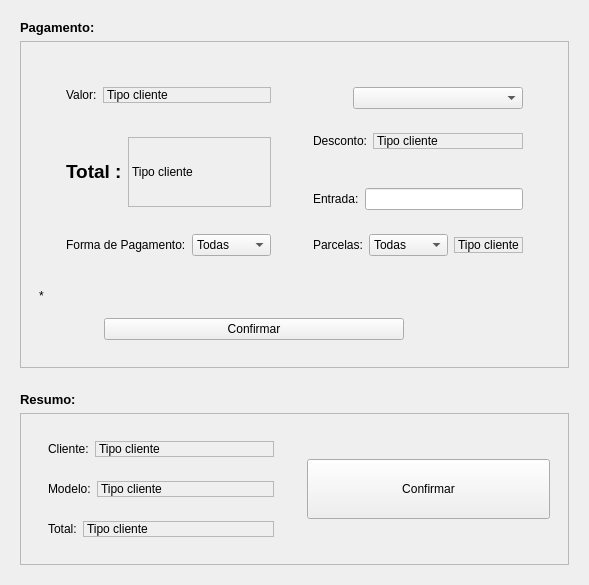
       <widget class="QWidget" name="menuDir" native="true">
        <layout class="QVBoxLayout" name="verticalLayout_3">
         <item>
          <widget class="QWidget" name="pagamento" native="true">
           <layout class="QVBoxLayout" name="verticalLayout_7">
            <item>
             <widget class="QLabel" name="label_3">
              <property name="font">
               <font>
                <pointsize>10</pointsize>
                <bold>true</bold>
               </font>
              </property>
              <property name="text">
               <string>Pagamento:</string>
              </property>
             </widget>
            </item>
            <item>
             <widget class="QFrame" name="frame_3">
              <property name="sizePolicy">
               <sizepolicy hsizetype="Preferred" vsizetype="Preferred">
                <horstretch>0</horstretch>
                <verstretch>0</verstretch>
               </sizepolicy>
              </property>
              <property name="frameShape">
               <enum>QFrame::StyledPanel</enum>
              </property>
              <property name="frameShadow">
               <enum>QFrame::Raised</enum>
              </property>
              <layout class="QHBoxLayout" name="horizontalLayout_12">
               <item>
                <widget class="QWidget" name="widget_10" native="true">
                 <layout class="QVBoxLayout" name="verticalLayout_10">
                  <item>
                   <widget class="QWidget" name="widget_12" native="true">
                    <property name="sizePolicy">
                     <sizepolicy hsizetype="Preferred" vsizetype="Minimum">
                      <horstretch>0</horstretch>
                      <verstretch>0</verstretch>
                     </sizepolicy>
                    </property>
                    <layout class="QHBoxLayout" name="horizontalLayout_14">
                     <item>
                      <widget class="QWidget" name="widget_13" native="true">
                       <property name="sizePolicy">
                        <sizepolicy hsizetype="Preferred" vsizetype="Expanding">
                         <horstretch>0</horstretch>
                         <verstretch>0</verstretch>
                        </sizepolicy>
                       </property>
                       <layout class="QVBoxLayout" name="verticalLayout_11">
                        <item alignment="Qt::AlignTop">
                         <widget class="QWidget" name="widget_15" native="true">
                          <layout class="QHBoxLayout" name="horizontalLayout_15">
                           <item>
                            <widget class="QLabel" name="label_10">
                             <property name="sizePolicy">
                              <sizepolicy hsizetype="Fixed" vsizetype="Fixed">
                               <horstretch>0</horstretch>
                               <verstretch>0</verstretch>
                              </sizepolicy>
                             </property>
                             <property name="text">
                              <string>Valor:</string>
                             </property>
                            </widget>
                           </item>
                           <item>
                            <widget class="QLabel" name="txtValor">
                             <property name="sizePolicy">
                              <sizepolicy hsizetype="Minimum" vsizetype="Fixed">
                               <horstretch>0</horstretch>
                               <verstretch>0</verstretch>
                              </sizepolicy>
                             </property>
                             <property name="frameShape">
                              <enum>QFrame::StyledPanel</enum>
                             </property>
                             <property name="frameShadow">
                              <enum>QFrame::Sunken</enum>
                             </property>
                             <property name="text">
                              <string>Tipo cliente</string>
                             </property>
                            </widget>
                           </item>
                          </layout>
                         </widget>
                        </item>
                        <item alignment="Qt::AlignTop">
                         <widget class="QWidget" name="widget_16" native="true">
                          <layout class="QHBoxLayout" name="horizontalLayout_17">
                           <item>
                            <widget class="QLabel" name="label_19">
                             <property name="sizePolicy">
                              <sizepolicy hsizetype="Fixed" vsizetype="Fixed">
                               <horstretch>0</horstretch>
                               <verstretch>0</verstretch>
                              </sizepolicy>
                             </property>
                             <property name="font">
                              <font>
                               <pointsize>14</pointsize>
                               <bold>true</bold>
                              </font>
                             </property>
                             <property name="text">
                              <string>Total :</string>
                             </property>
                            </widget>
                           </item>
                           <item>
                            <widget class="QLabel" name="txtTotalPag">
                             <property name="sizePolicy">
                              <sizepolicy hsizetype="Minimum" vsizetype="Minimum">
                               <horstretch>0</horstretch>
                               <verstretch>0</verstretch>
                              </sizepolicy>
                             </property>
                             <property name="minimumSize">
                              <size>
                               <width>0</width>
                               <height>70</height>
                              </size>
                             </property>
                             <property name="frameShape">
                              <enum>QFrame::StyledPanel</enum>
                             </property>
                             <property name="frameShadow">
                              <enum>QFrame::Sunken</enum>
                             </property>
                             <property name="text">
                              <string>Tipo cliente</string>
                             </property>
                            </widget>
                           </item>
                          </layout>
                         </widget>
                        </item>
                        <item alignment="Qt::AlignBottom">
                         <widget class="QWidget" name="widget_17" native="true">
                          <layout class="QHBoxLayout" name="horizontalLayout_16">
                           <item>
                            <widget class="QLabel" name="label_11">
                             <property name="sizePolicy">
                              <sizepolicy hsizetype="Fixed" vsizetype="Fixed">
                               <horstretch>0</horstretch>
                               <verstretch>0</verstretch>
                              </sizepolicy>
                             </property>
                             <property name="text">
                              <string>Forma de Pagamento:</string>
                             </property>
                            </widget>
                           </item>
                           <item>
                            <widget class="QComboBox" name="inpPag">
                             <property name="sizePolicy">
                              <sizepolicy hsizetype="Minimum" vsizetype="Fixed">
                               <horstretch>0</horstretch>
                               <verstretch>0</verstretch>
                              </sizepolicy>
                             </property>
                             <item>
                              <property name="text">
                               <string>Todas</string>
                              </property>
                             </item>
                             <item>
                              <property name="text">
                               <string>Londrina</string>
                              </property>
                             </item>
                             <item>
                              <property name="text">
                               <string>Maringá</string>
                              </property>
                             </item>
                             <item>
                              <property name="text">
                               <string>Curitiba</string>
                              </property>
                             </item>
                            </widget>
                           </item>
                          </layout>
                         </widget>
                        </item>
                       </layout>
                      </widget>
                     </item>
                     <item>
                      <widget class="QWidget" name="widget_14" native="true">
                       <layout class="QVBoxLayout" name="verticalLayout_12">
                        <item>
                         <widget class="QWidget" name="widget_20" native="true">
                          <layout class="QHBoxLayout" name="horizontalLayout_19">
                           <item>
                            <spacer name="horizontalSpacer_13">
                             <property name="orientation">
                              <enum>Qt::Horizontal</enum>
                             </property>
                             <property name="sizeType">
                              <enum>QSizePolicy::Preferred</enum>
                             </property>
                             <property name="sizeHint" stdset="0">
                              <size>
                               <width>40</width>
                               <height>20</height>
                              </size>
                             </property>
                            </spacer>
                           </item>
                           <item>
                            <widget class="QComboBox" name="inpDesconto">
                             <property name="sizePolicy">
                              <sizepolicy hsizetype="MinimumExpanding" vsizetype="Fixed">
                               <horstretch>0</horstretch>
                               <verstretch>0</verstretch>
                              </sizepolicy>
                             </property>
                             <property name="editable">
                              <bool>false</bool>
                             </property>
                            </widget>
                           </item>
                          </layout>
                         </widget>
                        </item>
                        <item>
                         <widget class="QWidget" name="widget_21" native="true">
                          <layout class="QHBoxLayout" name="horizontalLayout_18">
                           <item>
                            <widget class="QLabel" name="label_33">
                             <property name="sizePolicy">
                              <sizepolicy hsizetype="Fixed" vsizetype="Fixed">
                               <horstretch>0</horstretch>
                               <verstretch>0</verstretch>
                              </sizepolicy>
                             </property>
                             <property name="text">
                              <string>Desconto:</string>
                             </property>
                            </widget>
                           </item>
                           <item>
                            <widget class="QLabel" name="txtDesconto">
                             <property name="sizePolicy">
                              <sizepolicy hsizetype="Minimum" vsizetype="Fixed">
                               <horstretch>0</horstretch>
                               <verstretch>0</verstretch>
                              </sizepolicy>
                             </property>
                             <property name="frameShape">
                              <enum>QFrame::StyledPanel</enum>
                             </property>
                             <property name="frameShadow">
                              <enum>QFrame::Sunken</enum>
                             </property>
                             <property name="text">
                              <string>Tipo cliente</string>
                             </property>
                            </widget>
                           </item>
                          </layout>
                         </widget>
                        </item>
                        <item>
                         <spacer name="verticalSpacer">
                          <property name="orientation">
                           <enum>Qt::Vertical</enum>
                          </property>
                          <property name="sizeType">
                           <enum>QSizePolicy::Expanding</enum>
                          </property>
                          <property name="sizeHint" stdset="0">
                           <size>
                            <width>10</width>
                            <height>15</height>
                           </size>
                          </property>
                         </spacer>
                        </item>
                        <item>
                         <widget class="QWidget" name="widget_24" native="true">
                          <layout class="QHBoxLayout" name="horizontalLayout_20">
                           <item>
                            <widget class="QLabel" name="label_35">
                             <property name="sizePolicy">
                              <sizepolicy hsizetype="Fixed" vsizetype="Fixed">
                               <horstretch>0</horstretch>
                               <verstretch>0</verstretch>
                              </sizepolicy>
                             </property>
                             <property name="text">
                              <string>Entrada:</string>
                             </property>
                            </widget>
                           </item>
                           <item>
                            <widget class="QLineEdit" name="inpEntrada">
                             <property name="sizePolicy">
                              <sizepolicy hsizetype="Minimum" vsizetype="Fixed">
                               <horstretch>0</horstretch>
                               <verstretch>0</verstretch>
                              </sizepolicy>
                             </property>
                            </widget>
                           </item>
                          </layout>
                         </widget>
                        </item>
                        <item>
                         <widget class="QWidget" name="widget_22" native="true">
                          <layout class="QHBoxLayout" name="horizontalLayout_21">
                           <item>
                            <widget class="QLabel" name="label_31">
                             <property name="sizePolicy">
                              <sizepolicy hsizetype="Fixed" vsizetype="Fixed">
                               <horstretch>0</horstretch>
                               <verstretch>0</verstretch>
                              </sizepolicy>
                             </property>
                             <property name="text">
                              <string>Parcelas:</string>
                             </property>
                            </widget>
                           </item>
                           <item>
                            <widget class="QComboBox" name="inpParcelas">
                             <property name="sizePolicy">
                              <sizepolicy hsizetype="Minimum" vsizetype="Fixed">
                               <horstretch>0</horstretch>
                               <verstretch>0</verstretch>
                              </sizepolicy>
                             </property>
                             <item>
                              <property name="text">
                               <string>Todas</string>
                              </property>
                             </item>
                             <item>
                              <property name="text">
                               <string>Londrina</string>
                              </property>
                             </item>
                             <item>
                              <property name="text">
                               <string>Maringá</string>
                              </property>
                             </item>
                             <item>
                              <property name="text">
                               <string>Curitiba</string>
                              </property>
                             </item>
                            </widget>
                           </item>
                           <item>
                            <widget class="QLabel" name="txtValorParcela">
                             <property name="sizePolicy">
                              <sizepolicy hsizetype="Minimum" vsizetype="Fixed">
                               <horstretch>0</horstretch>
                               <verstretch>0</verstretch>
                              </sizepolicy>
                             </property>
                             <property name="frameShape">
                              <enum>QFrame::StyledPanel</enum>
                             </property>
                             <property name="frameShadow">
                              <enum>QFrame::Sunken</enum>
                             </property>
                             <property name="text">
                              <string>Tipo cliente</string>
                             </property>
                            </widget>
                           </item>
                          </layout>
                         </widget>
                        </item>
                       </layout>
                      </widget>
                     </item>
                    </layout>
                   </widget>
                  </item>
                  <item>
                   <widget class="QLabel" name="erroPagamento">
                    <property name="text">
                     <string>* </string>
                    </property>
                   </widget>
                  </item>
                  <item>
                   <widget class="QWidget" name="widget_11" native="true">
                    <layout class="QHBoxLayout" name="horizontalLayout_13">
                     <item>
                      <widget class="QPushButton" name="confirmPagamento">
                       <property name="sizePolicy">
                        <sizepolicy hsizetype="Minimum" vsizetype="Fixed">
                         <horstretch>0</horstretch>
                         <verstretch>0</verstretch>
                        </sizepolicy>
                       </property>
                       <property name="maximumSize">
                        <size>
                         <width>300</width>
                         <height>300</height>
                        </size>
                       </property>
                       <property name="text">
                        <string>Confirmar</string>
                       </property>
                      </widget>
                     </item>
                     <item>
                      <spacer name="horizontalSpacer_11">
                       <property name="orientation">
                        <enum>Qt::Horizontal</enum>
                       </property>
                       <property name="sizeType">
                        <enum>QSizePolicy::Minimum</enum>
                       </property>
                       <property name="sizeHint" stdset="0">
                        <size>
                         <width>40</width>
                         <height>20</height>
                        </size>
                       </property>
                      </spacer>
                     </item>
                     <item>
                      <spacer name="horizontalSpacer_12">
                       <property name="orientation">
                        <enum>Qt::Horizontal</enum>
                       </property>
                       <property name="sizeType">
                        <enum>QSizePolicy::Minimum</enum>
                       </property>
                       <property name="sizeHint" stdset="0">
                        <size>
                         <width>40</width>
                         <height>20</height>
                        </size>
                       </property>
                      </spacer>
                     </item>
                    </layout>
                   </widget>
                  </item>
                 </layout>
                </widget>
               </item>
              </layout>
             </widget>
            </item>
           </layout>
          </widget>
         </item>
         <item>
          <widget class="QWidget" name="resumo" native="true">
           <layout class="QVBoxLayout" name="verticalLayout_8">
            <item>
             <widget class="QLabel" name="label_5">
              <property name="font">
               <font>
                <pointsize>10</pointsize>
                <bold>true</bold>
               </font>
              </property>
              <property name="text">
               <string>Resumo:</string>
              </property>
             </widget>
            </item>
            <item>
             <widget class="QFrame" name="frame_4">
              <property name="sizePolicy">
               <sizepolicy hsizetype="Preferred" vsizetype="Preferred">
                <horstretch>0</horstretch>
                <verstretch>0</verstretch>
               </sizepolicy>
              </property>
              <property name="frameShape">
               <enum>QFrame::StyledPanel</enum>
              </property>
              <property name="frameShadow">
               <enum>QFrame::Raised</enum>
              </property>
              <layout class="QHBoxLayout" name="horizontalLayout_23">
               <item>
                <widget class="QWidget" name="widget_18" native="true">
                 <layout class="QVBoxLayout" name="verticalLayout_13">
                  <item>
                   <widget class="QWidget" name="widget_25" native="true">
                    <layout class="QHBoxLayout" name="horizontalLayout_26">
                     <item>
                      <widget class="QLabel" name="label_20">
                       <property name="sizePolicy">
                        <sizepolicy hsizetype="Fixed" vsizetype="Fixed">
                         <horstretch>0</horstretch>
                         <verstretch>0</verstretch>
                        </sizepolicy>
                       </property>
                       <property name="text">
                        <string>Cliente:</string>
                       </property>
                      </widget>
                     </item>
                     <item>
                      <widget class="QLabel" name="txtNomeResumo">
                       <property name="sizePolicy">
                        <sizepolicy hsizetype="Preferred" vsizetype="Fixed">
                         <horstretch>0</horstretch>
                         <verstretch>0</verstretch>
                        </sizepolicy>
                       </property>
                       <property name="frameShape">
                        <enum>QFrame::StyledPanel</enum>
                       </property>
                       <property name="frameShadow">
                        <enum>QFrame::Sunken</enum>
                       </property>
                       <property name="text">
                        <string>Tipo cliente</string>
                       </property>
                      </widget>
                     </item>
                    </layout>
                   </widget>
                  </item>
                  <item>
                   <widget class="QWidget" name="widget_26" native="true">
                    <layout class="QHBoxLayout" name="horizontalLayout_25">
                     <item>
                      <widget class="QLabel" name="label_23">
                       <property name="sizePolicy">
                        <sizepolicy hsizetype="Fixed" vsizetype="Fixed">
                         <horstretch>0</horstretch>
                         <verstretch>0</verstretch>
                        </sizepolicy>
                       </property>
                       <property name="text">
                        <string>Modelo:</string>
                       </property>
                      </widget>
                     </item>
                     <item>
                      <widget class="QLabel" name="txtModeloResumo">
                       <property name="sizePolicy">
                        <sizepolicy hsizetype="Preferred" vsizetype="Fixed">
                         <horstretch>0</horstretch>
                         <verstretch>0</verstretch>
                        </sizepolicy>
                       </property>
                       <property name="frameShape">
                        <enum>QFrame::StyledPanel</enum>
                       </property>
                       <property name="frameShadow">
                        <enum>QFrame::Sunken</enum>
                       </property>
                       <property name="text">
                        <string>Tipo cliente</string>
                       </property>
                      </widget>
                     </item>
                    </layout>
                   </widget>
                  </item>
                  <item>
                   <widget class="QWidget" name="widget_27" native="true">
                    <layout class="QHBoxLayout" name="horizontalLayout_24">
                     <item>
                      <widget class="QLabel" name="label_25">
                       <property name="sizePolicy">
                        <sizepolicy hsizetype="Fixed" vsizetype="Fixed">
                         <horstretch>0</horstretch>
                         <verstretch>0</verstretch>
                        </sizepolicy>
                       </property>
                       <property name="text">
                        <string>Total:</string>
                       </property>
                      </widget>
                     </item>
                     <item>
                      <widget class="QLabel" name="txtTotalResumo">
                       <property name="sizePolicy">
                        <sizepolicy hsizetype="Preferred" vsizetype="Fixed">
                         <horstretch>0</horstretch>
                         <verstretch>0</verstretch>
                        </sizepolicy>
                       </property>
                       <property name="frameShape">
                        <enum>QFrame::StyledPanel</enum>
                       </property>
                       <property name="frameShadow">
                        <enum>QFrame::Sunken</enum>
                       </property>
                       <property name="text">
                        <string>Tipo cliente</string>
                       </property>
                      </widget>
                     </item>
                    </layout>
                   </widget>
                  </item>
                 </layout>
                </widget>
               </item>
               <item>
                <widget class="QWidget" name="widget_19" native="true">
                 <layout class="QVBoxLayout" name="verticalLayout_14">
                  <item>
                   <spacer name="verticalSpacer_2">
                    <property name="orientation">
                     <enum>Qt::Vertical</enum>
                    </property>
                    <property name="sizeType">
                     <enum>QSizePolicy::Expanding</enum>
                    </property>
                    <property name="sizeHint" stdset="0">
                     <size>
                      <width>20</width>
                      <height>20</height>
                     </size>
                    </property>
                   </spacer>
                  </item>
                  <item>
                   <widget class="QPushButton" name="confirmResumo">
                    <property name="enabled">
                     <bool>true</bool>
                    </property>
                    <property name="sizePolicy">
                     <sizepolicy hsizetype="Minimum" vsizetype="Fixed">
                      <horstretch>0</horstretch>
                      <verstretch>1</verstretch>
                     </sizepolicy>
                    </property>
                    <property name="minimumSize">
                     <size>
                      <width>40</width>
                      <height>60</height>
                     </size>
                    </property>
                    <property name="text">
                     <string>Confirmar</string>
                    </property>
                   </widget>
                  </item>
                  <item>
                   <spacer name="verticalSpacer_3">
                    <property name="orientation">
                     <enum>Qt::Vertical</enum>
                    </property>
                    <property name="sizeType">
                     <enum>QSizePolicy::Expanding</enum>
                    </property>
                    <property name="sizeHint" stdset="0">
                     <size>
                      <width>20</width>
                      <height>20</height>
                     </size>
                    </property>
                   </spacer>
                  </item>
                 </layout>
                </widget>
               </item>
              </layout>
             </widget>
            </item>
           </layout>
          </widget>
         </item>
        </layout>
       </widget>
